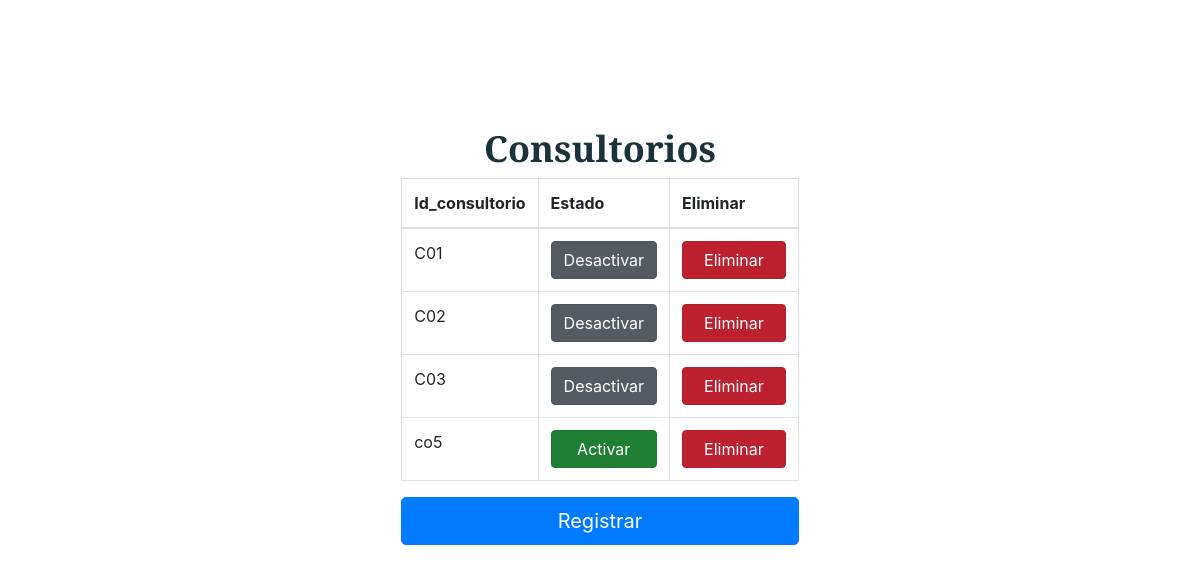
/index.php?c=Administrador&a=gestion_consult (signed in), run on an earlier commit of the app's database.
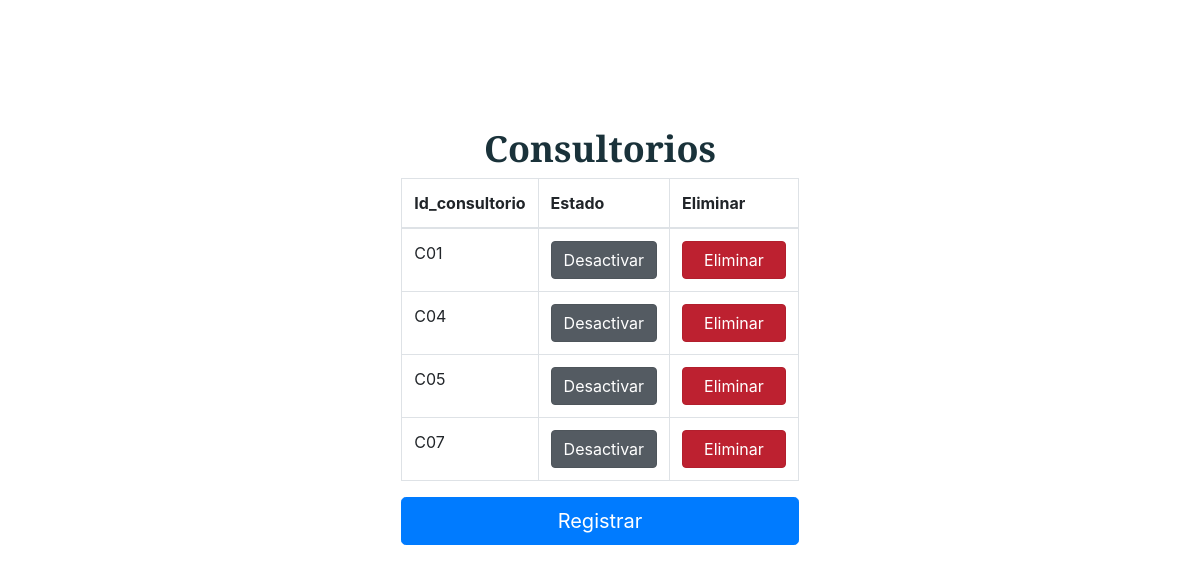
And on a later commit of the database.
### tables this page shows
CREATE TABLE `consultorios` (
  `id_consultorios` varchar(3) NOT NULL,
  `estado_consult` tinyint(1) NOT NULL,
  `create_consult` datetime NOT NULL DEFAULT current_timestamp()
);

### controllers/Administrador.php (called while the page is built, shortened)
<?php
	class AdministradorController {
		public function __construct(){
			require_once "models/AdministradorModel.php";
		}
		public function gestion_consult(){
			$consult = new Administrador_model();
			$data["consultorios"] = $consult->get_consultorios();
			require_once "views/administrador/gestion_consult/gestion_consult.php";
		}
	}
?>

### config/database.php (called while the page is built)
<?php
	class Conectar {
		public static function conexion(){
			$conexion = mysqli_connect("localhost", "root", "", "clinica_health_home");
			return $conexion;
		}
	}
?>

### models/AdministradorModel.php (called while the page is built, shortened)
<?php
	class Administrador_model {
		private $db;
		private $consultorios;
		public function __construct(){
			$this->db = Conectar::conexion();
			$this->consultorios = array();
		}
		public function get_consultorios()
		{
			$sql = "SELECT * FROM consultorios";
			$resultado = $this->db->query($sql);
			while($row = $resultado->fetch_assoc())
			{
				$this->consultorios[] = $row;
			}
			return $this->consultorios;
		}
	}
?>

### views/administrador/gestion_consult/gestion_consult.php (the view, shortened to what this page needs)
<!DOCTYPE html>
<html lang="en">
<head>
    <link rel="stylesheet" href="assets/css/estilos.css">
    <link rel="stylesheet" href="https://stackpath.bootstrapcdn.com/bootstrap/4.4.1/css/bootstrap.min.css">
    <link rel="stylesheet" type="text/css" href="https://cdn.datatables.net/v/bs4/dt-1.10.20/datatables.min.css"/>
    <link rel="stylesheet" type="text/css" href="https://cdn.datatables.net/responsive/2.2.3/css/responsive.dataTables.min.css">
</head>
<body>
    <main>
        <div class="container__cover">
            <div class="cover">
                <div class="caja3">
                    <h1>Consultorios</h1>
                    <div class="row">
                        <div class="col-lg-12">
                            <table id="example" class="table table-bordered  display nowrap" cellspacing="0" width="100%">
                                <thead>
                                    <tr>
                                        <th>Id_consultorio</th>
                                        <th>Estado</th>
                                        <th>Eliminar</th>
                                    </tr>
                                </thead>
                                <tbody>
                                    <?php foreach ($data["consultorios"] as $dato) {
                                      if($dato["estado_consult"]==1){
                                        $url="index.php?c=Administrador&a=cambio_estado_1_consult&id=";
                                        $boton="class='btn btn-secondary active' role='button' aria-pressed='true'>Desactivar</a>";
                                      }else{
                                        $url="index.php?c=Administrador&a=cambio_estado_2_consult&id=";
                                        $boton="class='btn btn-success active' role='button' aria-pressed='true'>&nbsp&nbsp&nbspActivar&nbsp&nbsp&nbsp</a>";
                                      }
                                      echo "<tr>";
                                      echo "<td>".$dato["id_consultorios"]."</td>";
                                      echo "<td><a href='"."$url".$dato["id_consultorios"]."' ".$boton."</td>";
                                      echo "<td><a onclick='eliminar_consult(\"".$dato["id_consultorios"]."\")'  class='btn btn-danger active ' role='button' aria-pressed='true'>&nbsp&nbspEliminar&nbsp&nbsp</a>
                                      </td>";
                                      echo "</tr>";
                                    }
                                    ?>
                                </tbody>
                            </table>
                        </div>
                    </div>
                    <a href="index.php?c=Administrador&a=nuevo_consult" class="btn btn-primary btn-lg btn-block" role="button" aria-pressed="true">Registrar</a>
                </div>
            </div>
        </div>
    </main>
</body>
</html>

### index.php (shortened to what this page needs)
<?php
	require_once "config/database.php";
    require_once "core/routes.php";
		if(isset($_GET['c'])){
			$controlador = cargarControlador($_GET['c']);
			if(isset($_GET['a'])){
				if(isset($_GET['id'])){
					cargarAccion($controlador, $_GET['a'], $_GET['id']);
					} else {
					cargarAccion($controlador, $_GET['a']);
				}
				} else {
				cargarAccion($controlador, ACCION_PRINCIPAL);
				}
			}else{
				$controlador = cargarControlador(CONTROLADOR_PRINCIPAL);
				$accionTmp = ACCION_PRINCIPAL;
				$controlador->$accionTmp();
			}
?>

### core/routes.php (shortened to what this page needs)
<?php
	function cargarAccion($controller, $accion, $id = null){
		if(isset($accion) && method_exists($controller, $accion)){
			if($id == null ){
				$controller->$accion();
				} else {
				$controller->$accion($id);
			}
			} else {
			$controller->ACCION_PRINCIPAL();
		}
	}
?>

### assets/css/estilos.css (style rules this page uses)
* { margin: 0; padding: 0; box-sizing: border-box; }
html { height: 100%; }
body { font-family: 'Montserrat', sans-serif; min-height: 100%; }
.container__cover { width: 100%; background-image: white; background-position: right; background-repeat: no-repeat; padding: 21px; }
.cover { max-width: 1200px; height: 100%; margin: auto; display: flex; align-items: center; justify-content: space-between; }
.row { --bs-gutter-x: 1.5rem; --bs-gutter-y: 0; display: flex; flex-wrap: wrap; margin-top: calc(-1 * var(--bs-gutter-y)); margin-right: calc(-0.5 * var(--bs-gutter-x)); margin-left: calc(-0.5 * var(--bs-gutter-x)); flex-direction: row; align-content: stretch; justify-content: center; }
.container__cover .caja3 { max-width: 100%; justify-content: center; margin-left: auto; margin-right: auto; align-content: center; align-items: center; margin-top: 106px; }
.container__cover .caja3 h1 { font-family: 'Merriweather Sans', sans-serif; font-size: 36px; font-weight: 600; text-align: center; color: #1A323A; margin-left: auto; margin-right: auto; }
@media screen and (max-width: 1700px) { .container__cover { background-position: 50%; } }
@media screen and (max-width:1200px) { .container__cover { background-position: -100px; } }
table thead { background-color: linear-gradient(62deg, rgba(1, 75, 160, 1) 29%, rgba(0, 105, 192, 1) 46%, rgba(30, 145, 237, 1) 64%, rgba(124, 183, 248, 1) 80%); }

What changed in the data, as far as the page shows it:
removed consultorios: id_consultorios "C02", estado_consult "Desactivar"
removed consultorios: id_consultorios "C03", estado_consult "Desactivar"
removed consultorios: id_consultorios "co5", estado_consult "Activar"
added consultorios: id_consultorios "C04", estado_consult "Desactivar"
added consultorios: id_consultorios "C05", estado_consult "Desactivar"
added consultorios: id_consultorios "C07", estado_consult "Desactivar"
